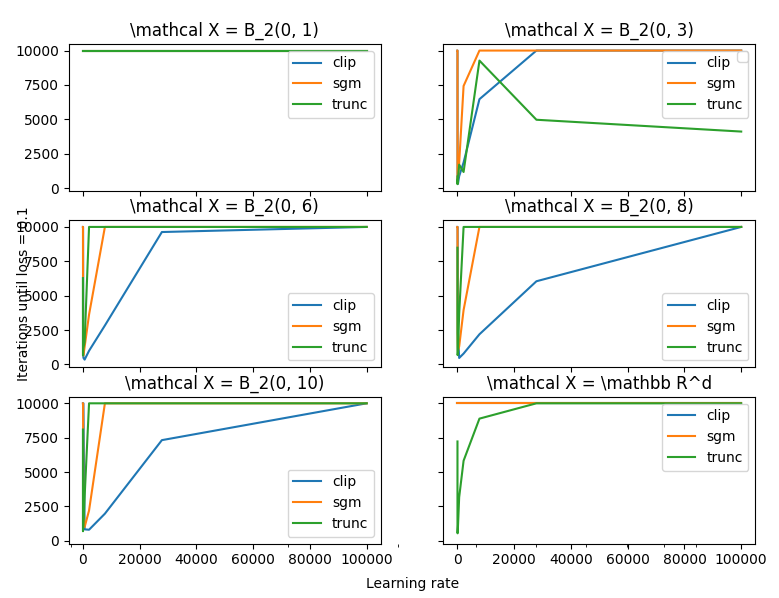

Source code (Python):
from collections import defaultdict
import pandas as pd
import numpy as np
import matplotlib.pyplot as plt
from scipy.stats import ortho_group
from scipy.special import expit
import sys
try:
  from optimizer import Optimizer, get_sched
except ImportError:
  sys.path.append('./')
  from optimizer import Optimizer, get_sched

class L2BinaryClassification(Optimizer):
  def __init__(self, num_rows, dimension):
    super().__init__(num_rows, dimension)
    self.A = np.random.normal(size=(num_rows, dimension))
    self.x_0 = np.ones(dimension)
    self.y = np.float64(np.random.rand(num_rows) < self.pred(self.x_0, self.A))

  def pred(self, x, A):
    return expit(np.matmul(A, x))

  def objective(self, x):
    return np.linalg.norm(self.y - self.pred(x, self.A), ord=2)**2 / len(self.y)

  def subgrad(self, x, y_i, a_i):
    pred = self.pred(x, a_i)
    return - 2 * np.matmul(a_i.T, (y_i - pred) * pred * (1-pred))

  def f(self, x, y_i, a_i):
    return np.linalg.norm(y_i - self.pred(x, a_i), ord=2)**2

def main():
  stop_error = 0.1
  max_iters = 1e4
  # step_size_inits = 2 ** np.linspace(np.log2(10**-2), np.log2(10**1), 10)
  # step_size_inits = 2 ** np.linspace(np.log2(10**0), np.log2(10**3), 20)
  step_size_inits = 2 ** np.linspace(np.log2(10**0), np.log2(10**5), 10)
  # step_size_inits = 2 ** np.linspace(-15,-10, 10) # For GD
  dimension = 40
  num_rows = 1000
  x_init = np.random.normal(size=dimension)

  l2_class = L2BinaryClassification(num_rows, dimension)

  clip_gamma = 0.25
  f_x_star = l2_class.objective(l2_class.x_0)
  print('best_loss: {}'.format(f_x_star))
  max_norms = [1, 3, 6, 8, 10, None]
  fig, axes = plt.subplots(3, 2, sharex='all', sharey='all')
  axes = axes.reshape(-1)
  for max_norm, ax in zip(max_norms, axes):
    steps_required = defaultdict(dict)
    for step in ['clip', 'sgm', 'trunc']:
      print(step)
      for init in step_size_inits:
        xs, objs = l2_class.minimize(init=x_init,
                                     step_size_sched=get_sched(step=step, init=init),
                                     stop_error=stop_error,
                                     max_iters=max_iters,
                                     step=step,
                                     clip_gamma=clip_gamma,
                                     max_norm=max_norm)
        steps_required[step][init] = len(xs)
        print(np.linalg.norm(xs[-1] - l2_class.x_0)**2, objs[-1], init)
    steps_required = pd.DataFrame(steps_required)
    steps_required.plot(ax=ax)
    ax.set_title('\mathcal X = B_2(0, {})'.format(max_norm) if max_norm is not None else '\mathcal X = \mathbb R^d')
  fig.add_subplot(111, frameon=False)
  # hide tick and tick label of the big axis
  plt.tick_params(labelcolor='none', top=False, bottom=False, left=False, right=False)
  plt.xlabel('Learning rate')
  plt.ylabel('Iterations until loss = {}'.format(stop_error))
  plt.xscale('log')
  plt.show()


if __name__ == "__main__": main()
